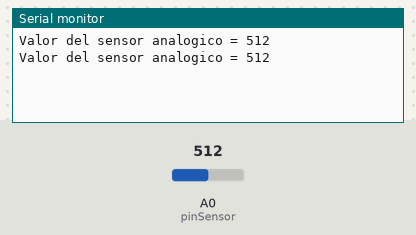
The sketch below on a simulated Arduino Uno, built with avr-gcc and run on an emulated ATmega328P. Parts: the last lines printed to the serial monitor. The inputs (shaded band) are chosen by the test bench; at power-on: A0 (pinSensor) = 512.

Above: at 1.8 s.
1.9 s: A0 (pinSensor) set to 716
At 2.8 s:
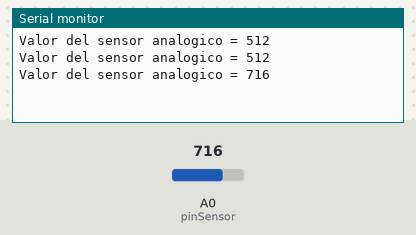
3.4 s: A0 (pinSensor) set to 900
At 4.6 s:
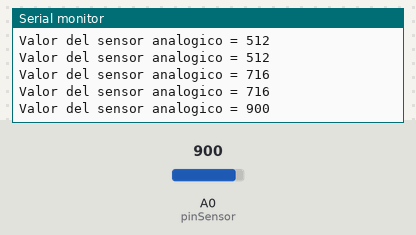
Timing chart, 0 to 6.4 s (numbered marks = the images above; inputs shaded):
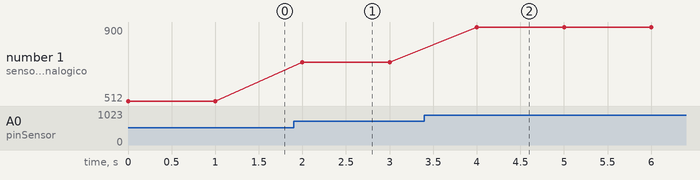

The sketch:

ArdPotenciometro.ino
```cpp
const int pinSensor = A0;
int valorAnalogico  = 0;   // variable para guardar el valor leido del sensor
void setup() {
     pinMode(pinSensor, INPUT);
      Serial.begin(9600);
   }
   void loop(){
     // Lee el valor del sensor
      valorAnalogico = analogRead(pinSensor);
      Serial.print("Valor del sensor analogico = ");
      Serial.println(valorAnalogico);
      // Espera 1000 milisegundos para leer y enviar la siguiente lectura del sensor
      delay(1000);
   }
```

Measured:
- after the input at 1.9 s, the serial monitor: prints a new line after 0.10 s (image 1)
- after the input at 3.4 s, the serial monitor: prints a new line after 0.60 s (image 2)
- plotted number 1: 512 → 716 after the input at 1.9 s, 716 → 900 after the input at 3.4 s
